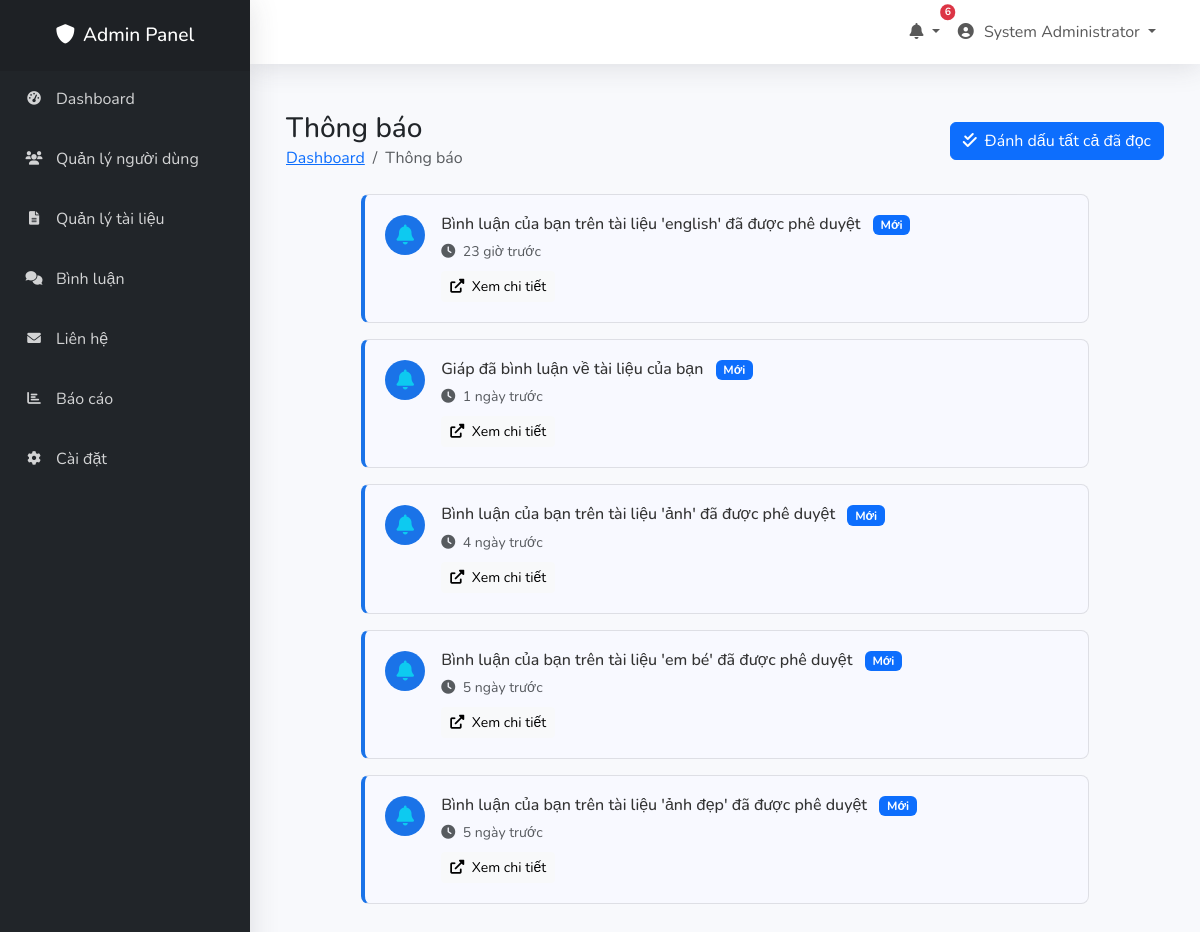
/admin/notifications.php (signed in), run on the app's committed database.
### tables this page shows
CREATE TABLE `notifications` (
  `id` int NOT NULL AUTO_INCREMENT,
  `user_id` int DEFAULT NULL,
  `type` varchar(50) NOT NULL,
  `message` text NOT NULL,
  `link` varchar(255) DEFAULT NULL,
  `is_read` tinyint(1) NOT NULL DEFAULT '0',
  `created_at` timestamp NOT NULL DEFAULT CURRENT_TIMESTAMP,
  PRIMARY KEY (`id`),
  KEY `user_id` (`user_id`),
  CONSTRAINT `notifications_ibfk_1` FOREIGN KEY (`user_id`) REFERENCES `users` (`id`) ON DELETE CASCADE
);

### classes/Notification.php (called while the page is built, shortened)
<?php
class Notification {
    private $conn;
    public function __construct($conn) {
        $this->conn = $conn;
    }
    public function getLatest($user_id, $limit = 5) {
        $sql = "SELECT * FROM notifications
                WHERE user_id = :user_id
                ORDER BY created_at DESC
                LIMIT :limit";
        $stmt = $this->conn->prepare($sql);
        $stmt->bindValue(':user_id', $user_id, PDO::PARAM_INT);
        $stmt->bindValue(':limit', $limit, PDO::PARAM_INT);
        $stmt->execute();
        return $stmt->fetchAll(PDO::FETCH_ASSOC);
    }
    public function getNotificationsPaginated($user_id, $limit = 10, $offset = 0) {
        $sql = "SELECT * FROM notifications
                WHERE user_id = :user_id
                ORDER BY created_at DESC
                LIMIT :limit OFFSET :offset";
        $stmt = $this->conn->prepare($sql);
        $stmt->bindValue(':user_id', $user_id, PDO::PARAM_INT);
        $stmt->bindValue(':limit', $limit, PDO::PARAM_INT);
        $stmt->bindValue(':offset', $offset, PDO::PARAM_INT);
        $stmt->execute();
        return $stmt->fetchAll(PDO::FETCH_ASSOC);
    }
    public function getUnreadCount($user_id) {
        $sql = "SELECT COUNT(*) as count FROM notifications
                WHERE user_id = :user_id AND is_read = 0";
        $stmt = $this->conn->prepare($sql);
        $stmt->bindValue(':user_id', $user_id, PDO::PARAM_INT);
        $stmt->execute();
        $result = $stmt->fetch(PDO::FETCH_ASSOC);
        return (int)$result['count'];
    }
    public function getTimeAgo($datetime) {
        $time = strtotime($datetime);
        $current = time();
        $diff = $current - $time;
        $intervals = [
            31536000 => 'năm',
            2592000 => 'tháng',
            604800 => 'tuần',
            86400 => 'ngày',
            3600 => 'giờ',
            60 => 'phút',
            1 => 'giây'
        ];
        foreach ($intervals as $seconds => $label) {
            $interval = floor($diff / $seconds);
            if ($interval >= 1) {
                return $interval . ' ' . $label . ' trước';
            }
        }
        return 'Vừa xong';
    }
}

### admin/notifications.php (the view, shortened to what this page needs)
<?php
require_once '../classes/Auth.php';
require_once '../classes/Notification.php';
$db = new Database();
$conn = $db->getConnection();
$notification = new Notification($conn);
$page = isset($_GET['page']) ? (int)$_GET['page'] : 1;
$limit = 10;
$offset = ($page - 1) * $limit;
$notifications = $notification->getNotificationsPaginated($_SESSION['admin_id'], $limit, $offset);
require_once 'includes/admin_header.php';
?>
<div class="container-fluid py-4">
    <div class="row">
        <div class="col-12">
            <div class="d-flex justify-content-between align-items-center mb-4">
                <div class="page-header-left">
                    <h1 class="h3 mb-0">Thông báo</h1>
                    <nav aria-label="breadcrumb">
                        <ol class="breadcrumb mb-0">
                            <li class="breadcrumb-item"><a href="index.php">Dashboard</a></li>
                            <li class="breadcrumb-item active">Thông báo</li>
                        </ol>
                    </nav>
                </div>
                <?php if (!empty($notifications)): ?>
                    <div class="page-header-right">
                        <button type="button" class="btn btn-primary mark-all-read">
                            <i class="fas fa-check-double me-2"></i>Đánh dấu tất cả đã đọc
                        </button>
                    </div>
                <?php endif; ?>
            </div>
            <div class="row justify-content-center">
                <div class="col-12 col-lg-10">
                    <?php if (!empty($notifications)): ?>
                        <div class="notifications-container">
                            <?php foreach ($notifications as $notif): ?>
                                <div class="notification-card <?php echo !$notif['is_read'] ? 'unread' : ''; ?>"
                                     data-id="<?php echo $notif['id']; ?>">
                                    <div class="notification-icon">
                                        <?php
                                        $icon_class = match ($notif['type'] ?? '') {
                                            'comment' => 'fa-comment text-primary',
                                            'like' => 'fa-heart text-danger',
                                            'document' => 'fa-file-alt text-success',
                                            'system' => 'fa-cog text-warning',
                                            default => 'fa-bell text-info'
                                        };
                                        ?>
                                        <i class="fas <?php echo $icon_class; ?>"></i>
                                    </div>
                                    <div class="notification-content">
                                        <div class="notification-header">
                                            <h6 class="notification-title mb-1">
                                                <?php echo htmlspecialchars($notif['message']); ?>
                                                <?php if (!$notif['is_read']): ?>
                                                    <span class="badge bg-primary ms-2">Mới</span>
                                                <?php endif; ?>
                                            </h6>
                                            <small class="text-muted">
                                                <i class="fas fa-clock me-1"></i>
                                                <?php echo $notification->getTimeAgo($notif['created_at']); ?>
                                            </small>
                                        </div>
                                        <?php if ($notif['link']): ?>
                                            <div class="notification-actions mt-2">
                                                <a href="<?php echo htmlspecialchars($notif['link']); ?>"
                                                   class="btn btn-sm btn-light">
                                                    <i class="fas fa-external-link-alt me-1"></i>
                                                    Xem chi tiết
                                                </a>
                                            </div>
                                        <?php endif; ?>
                                    </div>
                                </div>
                            <?php endforeach; ?>
                        </div>
                    <?php endif; ?>
                </div>
            </div>
        </div>
    </div>
</div>
<?php require_once 'includes/admin_footer.php'; ?>

### admin/includes/admin_header.php (shortened to what this page needs)
<?php
require_once __DIR__ . '/../../classes/Notification.php';
$notification = new Notification($conn);
$notifications = $notification->getLatest($_SESSION['admin_id']);
$unread_count = $notification->getUnreadCount($_SESSION['admin_id']);
?>
<!DOCTYPE html>
<html lang="vi">
<head>
    <link href="https://cdn.jsdelivr.net/npm/bootstrap@5.3.0/dist/css/bootstrap.min.css" rel="stylesheet">
    <link href="https://cdnjs.cloudflare.com/ajax/libs/font-awesome/6.0.0/css/all.min.css" rel="stylesheet">
    <link href="../assets/css/admin.css" rel="stylesheet">
</head>
<body>
    <nav class="admin-sidebar">
        <div class="sidebar-brand">
            <h2><i class="fas fa-shield-alt me-2"></i>Admin Panel</h2>
        </div>
        <ul class="nav flex-column">
            <li class="nav-item">
                <a class="nav-link <?php echo basename($_SERVER['PHP_SELF']) == 'index.php' ? 'active' : ''; ?>" href="index.php">
                    <i class="fas fa-tachometer-alt"></i>
                    <span>Dashboard</span>
                </a>
            </li>
            <li class="nav-item">
                <a class="nav-link <?php echo basename($_SERVER['PHP_SELF']) == 'users.php' ? 'active' : ''; ?>" href="users.php">
                    <i class="fas fa-users"></i>
                    <span>Quản lý người dùng</span>
                </a>
            </li>
            <li class="nav-item">
                <a class="nav-link <?php echo basename($_SERVER['PHP_SELF']) == 'documents.php' ? 'active' : ''; ?>" href="documents.php">
                    <i class="fas fa-file-alt"></i>
                    <span>Quản lý tài liệu</span>
                </a>
            </li>
            <li class="nav-item">
                <a class="nav-link <?php echo basename($_SERVER['PHP_SELF']) == 'comments.php' ? 'active' : ''; ?>" href="comments.php">
                    <i class="fas fa-comments"></i>
                    <span>Bình luận</span>
                </a>
            </li>
            <li class="nav-item">
                <a class="nav-link <?php echo basename($_SERVER['PHP_SELF']) == 'contacts.php' ? 'active' : ''; ?>" href="contacts.php">
                    <i class="fas fa-envelope"></i>
                    <span>Liên hệ</span>
                </a>
            </li>
            <li class="nav-item">
                <a class="nav-link <?php echo basename($_SERVER['PHP_SELF']) == 'reports.php' ? 'active' : ''; ?>" href="reports.php">
                    <i class="fas fa-chart-bar"></i>
                    <span>Báo cáo</span>
                </a>
            </li>
            <li class="nav-item">
                <a class="nav-link <?php echo basename($_SERVER['PHP_SELF']) == 'settings.php' ? 'active' : ''; ?>" href="settings.php">
                    <i class="fas fa-cog"></i>
                    <span>Cài đặt</span>
                </a>
            </li>
        </ul>
    </nav>
    <nav class="navbar navbar-expand-lg navbar-light bg-white admin-navbar">
        <div class="container-fluid">
            <ul class="navbar-nav ms-auto">
                <li class="nav-item dropdown">
                    <a class="nav-link dropdown-toggle position-relative" href="#" role="button" data-bs-toggle="dropdown" aria-expanded="false">
                        <i class="fas fa-bell"></i>
                        <?php if ($unread_count > 0): ?>
                            <span class="position-absolute top-0 start-100 translate-middle badge rounded-pill bg-danger">
                                <?php echo $unread_count; ?>
                            </span>
                        <?php endif; ?>
                    </a>
                </li>
                <li class="nav-item dropdown">
                    <a class="nav-link dropdown-toggle" href="#" id="userDropdown" role="button" data-bs-toggle="dropdown">
                        <i class="fas fa-user-circle fa-fw me-1"></i>
                        <?php echo htmlspecialchars($_SESSION['admin_name']); ?>
                    </a>
                </li>
            </ul>
        </div>
    </nav>
    <div class="admin-content">
</body>
</html>

### admin/includes/admin_footer.php (shortened to what this page needs)
</body>
</html>

### assets/css/admin.css (style rules this page uses)
:root { --primary-color: #4e73df; --secondary-color: #858796; --success-color: #1cc88a; --info-color: #36b9cc; --warning-color: #f6c23e; --danger-color: #e74a3b; --dark-color: #5a5c69; --sidebar-dark: #212529; --sidebar-width: 250px; }
body { font-family: 'Nunito', sans-serif; background-color: #f8f9fc; }
.admin-sidebar { position: fixed; top: 0; left: 0; bottom: 0; width: var(--sidebar-width); background: var(--sidebar-dark); transition: all 0.3s; z-index: 1000; overflow-y: auto; box-shadow: 0 0.15rem 1.75rem 0 rgba(58, 59, 69, 0.15); }
.admin-sidebar .sidebar-brand { padding: 1.5rem 1rem; text-align: center; background: rgba(0, 0, 0, 0.1); }
.admin-sidebar .sidebar-brand h2 { color: white; font-size: 1.2rem; margin: 0; }
.admin-sidebar .nav-item { position: relative; margin-bottom: 0.25rem; }
.admin-sidebar .nav-link { color: rgba(255, 255, 255, 0.8); padding: 1rem 1.5rem; display: flex; align-items: center; transition: all 0.3s; }
.admin-sidebar .nav-link i { margin-right: 0.75rem; width: 1.25rem; text-align: center; font-size: 0.85rem; transition: all 0.3s; }
.admin-content { margin-left: var(--sidebar-width); padding: 1.5rem; transition: all 0.3s; }
.admin-navbar { background: white !important; box-shadow: 0 0.15rem 1.75rem 0 rgba(58, 59, 69, 0.15); padding: 0.75rem 1.5rem; margin-left: var(--sidebar-width); transition: all 0.3s; }

### admin/includes/admin_header.php (style rules this page uses)
.notification-icon { width: 32px; height: 32px; display: flex; align-items: center; justify-content: center; background-color: #f8f9fa; border-radius: 50%; color: #6c757d; }
.unread .notification-icon { background-color: #1a73e8; color: white; }
.nav-link .badge { font-size: 0.65rem; padding: 0.25em 0.45em; }

### admin/notifications.php (style rules this page uses)
.notifications-container { max-width: 800px; margin: 0 auto; }
.notification-card { display: flex; align-items: flex-start; padding: 1.25rem; margin-bottom: 1rem; background: #fff; border-radius: 0.5rem; border: 1px solid rgba(0,0,0,.1); transition: all 0.3s ease; }
.notification-card.unread { background-color: #f8f9ff; border-left: 4px solid #1a73e8; }
.notification-icon { width: 40px; height: 40px; display: flex; align-items: center; justify-content: center; background-color: #f8f9fa; border-radius: 50%; margin-right: 1rem; flex-shrink: 0; }
.notification-icon i { font-size: 1.25rem; }
.notification-content { flex: 1; min-width: 0; }
.notification-title { font-size: 1rem; color: #333; margin-bottom: 0.25rem; }

### data on the page
notifications: message "Bình luận của bạn trên tài liệu 'english' đã được phê duyệt", is_read "Mới", created_at "23 giờ trước"
notifications: message "Giáp đã bình luận về tài liệu của bạn", is_read "Mới", created_at "1 ngày trước"
notifications: message "Bình luận của bạn trên tài liệu 'ảnh' đã được phê duyệt", is_read "Mới", created_at "4 ngày trước"
notifications: message "Bình luận của bạn trên tài liệu 'em bé' đã được phê duyệt", is_read "Mới", created_at "5 ngày trước"
notifications: message "Bình luận của bạn trên tài liệu 'ảnh đẹp' đã được phê duyệt", is_read "Mới", created_at "5 ngày trước"

### other printed values
$unread_count "6"
$_SESSION['admin_name'] "System Administrator"
